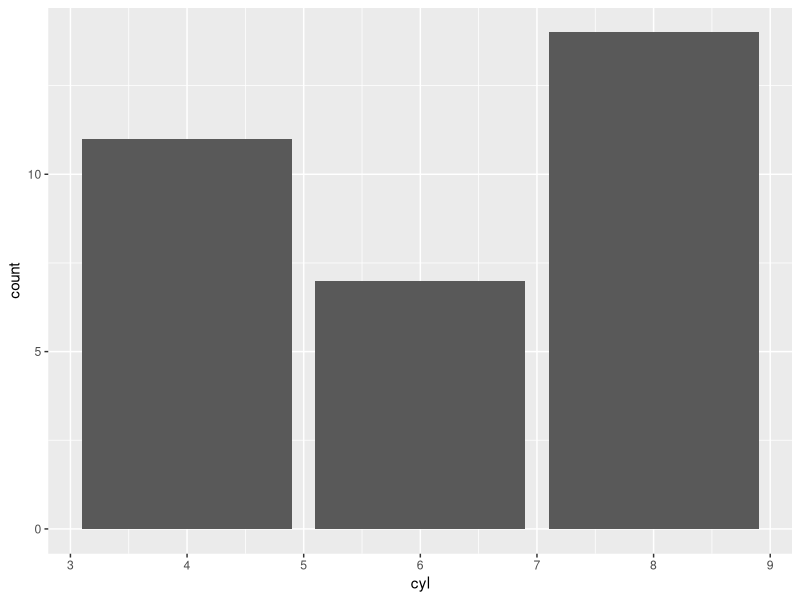

Here is the R script that generated this plot:
## ---- chunk 1
knitr::opts_chunk$set(echo = FALSE, message = FALSE, warning = FALSE)
## ---- chunk 2
# Write your code here.
# This is an example of a comment and is used to structure your code

# Example figure - delete before submitting report
library(tidyverse)
example_figure <- ggplot(mtcars, aes(x = cyl)) +
    geom_bar()
## ---- chunk 3
# Example showing how to reference a previously created figure in your writeup
example_figure
